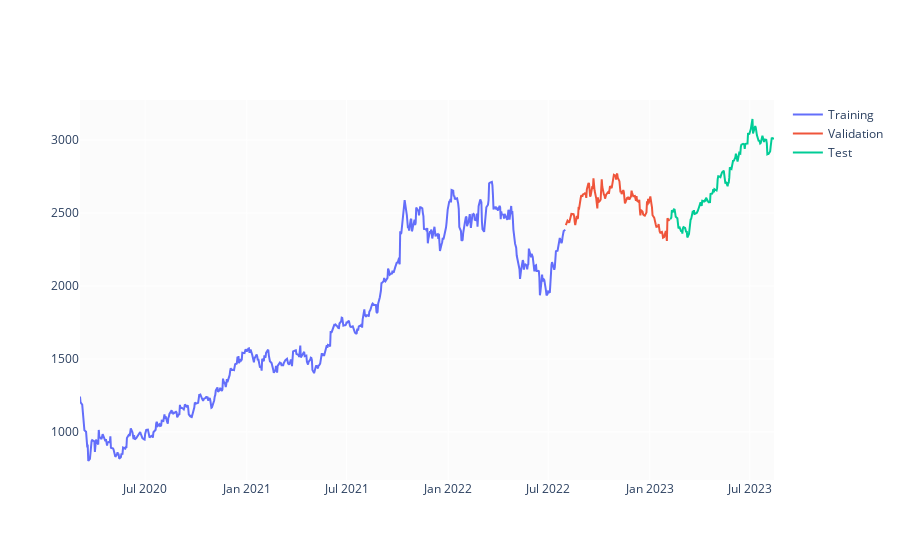

The code cell stored with this chart in its notebook:
### Code cell
test_size  = 0.15
valid_size = 0.15
   
test_split_idx  = int(df.shape[0] * (1-test_size))
valid_split_idx = int(df.shape[0] * (1-(valid_size+test_size)))

train_df  = df.loc[:valid_split_idx].copy()
valid_df  = df.loc[valid_split_idx+1:test_split_idx].copy()
test_df   = df.loc[test_split_idx+1:].copy()

fig = go.Figure()
fig.add_trace(go.Scatter(x=train_df.Date, y=train_df.Close, name='Training'))
fig.add_trace(go.Scatter(x=valid_df.Date, y=valid_df.Close, name='Validation'))
fig.add_trace(go.Scatter(x=test_df.Date,  y=test_df.Close,  name='Test'))
fig.show()
